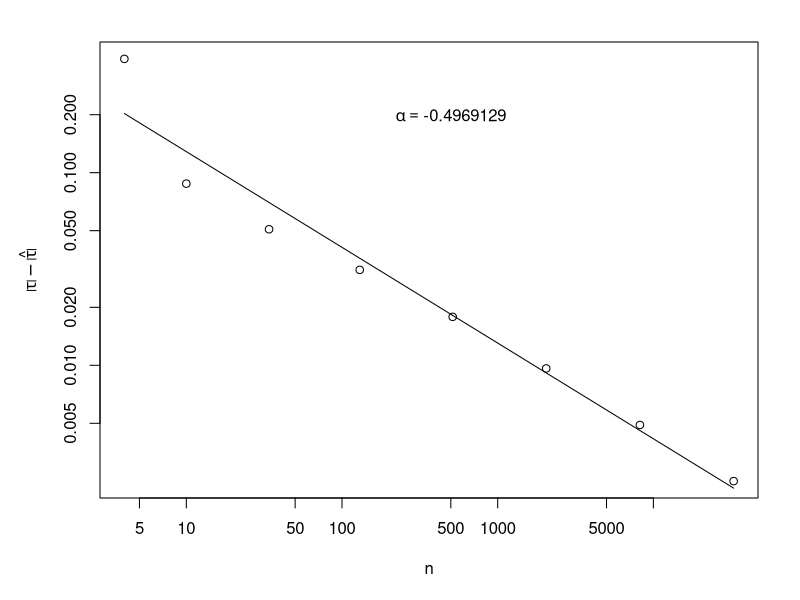

Reproduce this figure in R.
data = read.table("tetrasubdivision01.dat")
pdf('tetrasubdivision01.pdf', width=7.0, height=6.0)
par(mfrow=c(1,1), mar=c(5.1, 5.0, 2.1, 2.1))
x = data$V1
y = abs(data$V2)
plot(x, y, log="xy", pch=1, cex=1.0, xlab=expression(n), ylab=expression(abs(tau)-hat(abs(tau))))
# create a linear model
lm = lm(log(y)~log(x))
print(lm)
yp = predict(lm, newdata=list(log(x)))
matlines(x, exp(yp))
alpha=coefficients(lm)[2]
text(500,2e-1,labels=bquote(alpha == .(alpha)))
dev.off()